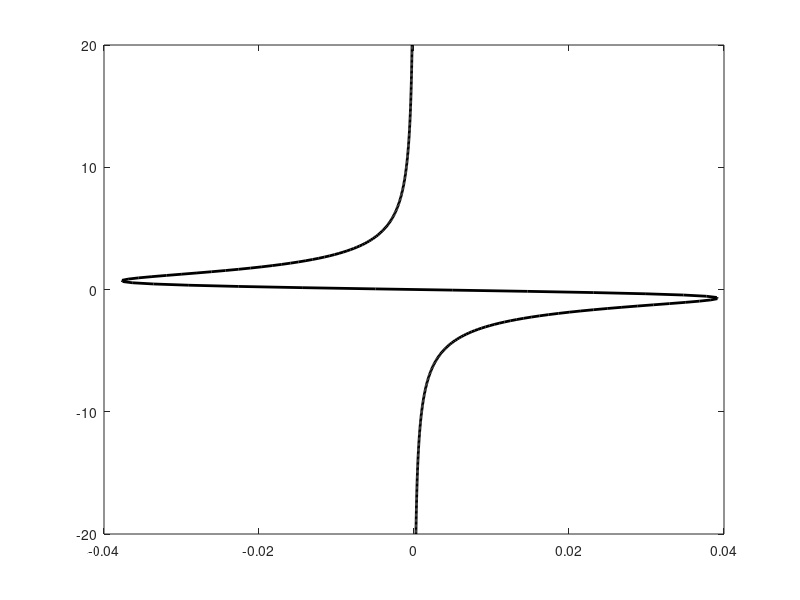

MATLAB code to generate this figure: (Note: this script raises an error after producing the figure.)
%=========================================================================
%  Matlab to compute the velocities and strains Strains due to
%  the penetration of a tube using the Strain Path Method (Baligh, 1985)
%
%  Following the approach of Sagaseta et al (1991)
%
%  This file is responsible of the numerical integration whereas the other
%  file defines the velocity and temporal derivative of strains
%  simbolically and write them into a file
%
%
%  Barcelona, 13 February 2019
%=========================================================================


function []=StrainPathMethodTube()

% Define the geometry of the tube
%   the external radius, velocity of the tube are set to one

D_over_T = 10;

% Generate necessary matlab functions
disp('Generate ODE source term')
disp('It may take several minutes, but it should be run for every D/t')
tic;
%SymbolicVelocityDueToTube(D_over_T);
toc
disp('++Generate ODE source term::DONE')


%********************************************************************
%********************************************************************
%********************** VALIDATION AREA *****************************
%************* compare the CSL with the Closed form *****************
if ( true)
    figure(2105)
    zz = linspace(-20, 20, 400);
    verticalStrain = -log( 1 + 2 /D_over_T * zz/2 ...
        ./ ( 1 + 4 * ( zz/2).^2).^(3/2));
    plot( verticalStrain , zz,  'k', 'linewidth', 2)
    hold on
    
    [t,XX] =IntegrateDisplacements( -30, 30, 1e-6, 0);
    hold on; plot(XX(:,4), t-XX(:,2), 'linewidth', 1.5)
    ylim([-20,20])
    hold off
    ll = legend('Baligh et al (1987)', 'Numerical integration', ...
        'location', 'best');
    set(ll, 'interpreter', 'latex');
    
    set(gca, 'FontSize', 12)
    grid minor
    drawnow;
    xlabel('Vertical deformation, $\epsilon_z$', 'interpreter', 'latex')
    ylabel('normalized soil position, $z/R$', 'interpreter', 'latex')
    
end
%****************************************************************
%****************************************************************




[RR, ZZ] = meshgrid([linspace(1e-6, 1, 60), linspace(1.05, 4, 60)],  ...
    linspace(6,-3,150) );
% allocatate memory
rr = 0*RR; zz = rr; disp_radial = rr; disp_vertical = rr;
eR = rr; eZ = rr; eTheta = rr; eRZ = rr;
vr = rr; vz = rr;

InitialZOfTube = -25;
FinalZOfTube = 3;




for jj = 1:size(RR,2)
    tic
    for ii = 1:size(RR,1)
        R = RR(ii,jj); Z = ZZ(ii,jj);
        
        [r, z, epsilon] = IntegrateDisplacements( InitialZOfTube, ...
            FinalZOfTube, R, Z);
        
        rr(ii,jj) = r; zz(ii,jj) = z;
        eR(ii,jj) = epsilon(1); eZ(ii,jj) = epsilon(2);
        eTheta(ii,jj) = epsilon(1); eRZ(ii,jj) = epsilon(4);
        [vr(ii,jj), vz(ii,jj)] = EvaluateVelocity(r, z, FinalZOfTube);
    end
    
    pause(0.0001)
    disp_radial = rr - RR;
    disp_vertical = zz - ZZ;
    
    save('StrainPath.mat', 'rr','RR','zz','ZZ', 'disp_radial', ...
        'disp_vertical', 'ii', 'jj', 'vr', 'vz', ...
        'eR', 'eZ', 'eTheta', 'eRZ', 'D_over_T')
    if ( jj > 3)
        PostProcessResults('StrainPath', 'StrainPath.mat');
        disp(['PostProcess ', num2str(jj), ' of ', num2str( size(RR,2) )] )
        toc
    end
end


save('StrainPath.mat', 'rr','RR','zz','ZZ', 'disp_radial', ...
    'disp_vertical', 'ii', 'jj', 'vr', 'vz', ...
    'eR', 'eZ', 'eTheta', 'eRZ', 'D_over_T')



function [r, z, epsilon] = IntegrateDisplacements(hIni, hEnd, R, Z)

initialCondition = zeros(6,1);
initialCondition(1) = R;
initialCondition(2) = Z;

SourceFunction = @(t,x) AuxiliarFunction(t,x);

[t, xx] = ode45( SourceFunction , [hIni, hEnd], initialCondition);

if (nargout == 3)
    r = xx(end,1);
    z = xx(end,2);
    epsilon = xx(end, 3:6);
elseif (nargout == 2)
    r = t;
    z = xx;
else
    error('not considered case')
end


function [vr, vz] = EvaluateVelocity(r, z, FinalZ)

[a,~] = SourceTermStrainPath(FinalZ, r, z);
vr = a(1);
vz = a(2);

function [dxdt] = AuxiliarFunction(t, x)
r = x(1);
z = x(2);
[a,b] = SourceTermStrainPath(t,r,z);

dxdt = [a';b'];
